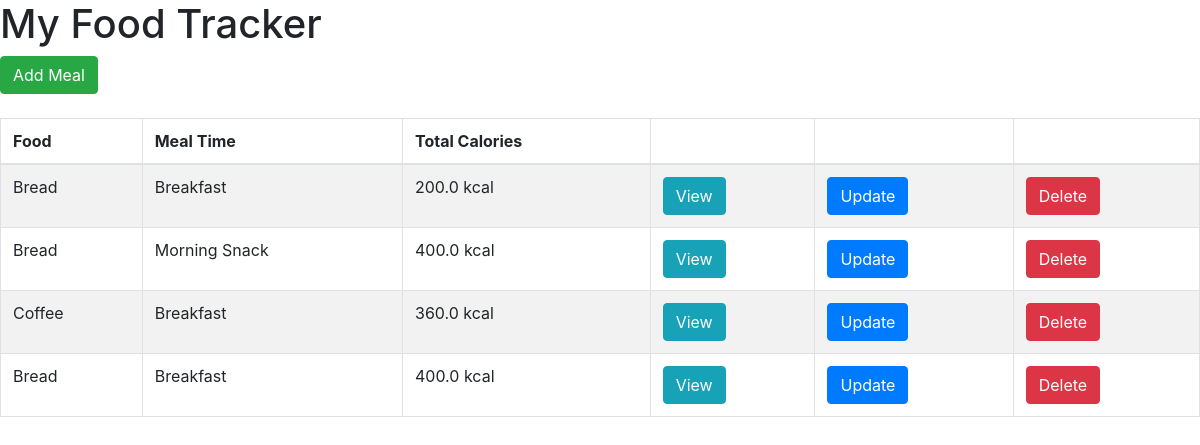
The page / on the database its author committed.
### food/models.py (models this page shows, shortened)
class Meal(models.Model):
	BREAKFAST = 1
	MORNING_SNACK = 2
	LUNCH = 3
	AFTERNOON_SNACK = 4
	DINNER = 5
	EVENING_SNACK = 6
	MEAL_TIME_TYPES = (
		(BREAKFAST, "Breakfast"),
		(MORNING_SNACK, "Morning Snack"),
		(LUNCH, "Lunch"),
		(AFTERNOON_SNACK, "Afternoon Snack"),
		(DINNER, "Dinner"),
		(EVENING_SNACK, "Evening Snack")
	)
	food = models.ForeignKey(Food, verbose_name="Food" , on_delete = models.CASCADE)
	serving_size = models.IntegerField(verbose_name="Serving Size")
	meal_time = models.IntegerField(verbose_name="Meal Time", choices=MEAL_TIME_TYPES)
	def get_total_calories(self):
		return self.serving_size * self.food.calories

class Food(models.Model):
	name = models.CharField(verbose_name="Name", max_length=128)
	calories = models.FloatField(verbose_name="Calories (kcal)")
	total_fat = models.FloatField(verbose_name="Total Fat (g)")
	saturated_fat = models.FloatField(verbose_name="Saturated Fat (g)")
	cholesterol = models.FloatField(verbose_name="Cholesterol (mg)")
	sodium = models.FloatField(verbose_name="Sodium (mg)")
	total_carbohydrate = models.FloatField(verbose_name="Total Carbohydrate (g)")
	dietary_fibre = models.FloatField(verbose_name="Dietary Fibre (g)")
	sugar = models.FloatField(verbose_name="Sugar (g)")
	protein = models.FloatField(verbose_name="Protein (g)")

### food/views.py (the view)
# urls.py: url(r'^$', index, name='index'),
def index(request):
	template = 'list.html'
	meals = Meal.objects.all()
	context = {
 		'meals': meals,
	}
	return render(request, template, context)

### templates/list.html (shortened to what this page needs)
<html>
	<head>
		<link rel="stylesheet" href="https://stackpath.bootstrapcdn.com/bootstrap/4.1.1/css/bootstrap.min.css">
	</head>
	<body>
		<h1>My Food Tracker</h1>
		<a href="{% url 'food:add-meal' %}" class="btn btn-success">Add Meal</a> <br /><br />
		<table class="table table-striped table-bordered">
			<thead>
				<tr>
					<th>Food</th>
					<th>Meal Time</th>
					<th>Total Calories</th>
					<th></th>
					<th></th>
					<th></th>
				</tr>
			</thead>
			<tbody>
				{% for meal in meals %}
				<tr>
					<td>{{ meal.food.name }}</td>
					<td>{{ meal.get_meal_time_display }}</td>
					<td>{{ meal.get_total_calories }} kcal</td>
					<td>
						<a href="{% url 'food:view-meal' meal.id %}" class="btn btn-info">View</a>
					</td>
					<td>
						<a href="{% url 'food:update-meal' meal.id %}" class="btn btn-primary">Update</a>
					</td>
					<td>
						<a href="{% url 'food:delete-meal' meal.id %}" class="btn btn-danger">Delete</a>
					</td>
				</tr>
				{% empty %}
				<tr>
					<td colspan=6>No meals yet</td>
				</tr>
				{% endfor %}
			</tbody>
		</table>
	</body>
</html>

### rows shown on the page
Meal: food.name "Bread", meal_time "Breakfast", get_total_calories "200.0"
Meal: food.name "Bread", meal_time "Morning Snack", get_total_calories "400.0"
Meal: food.name "Coffee", meal_time "Breakfast", get_total_calories "360.0"
Meal: food.name "Bread", meal_time "Breakfast", get_total_calories "400.0"
